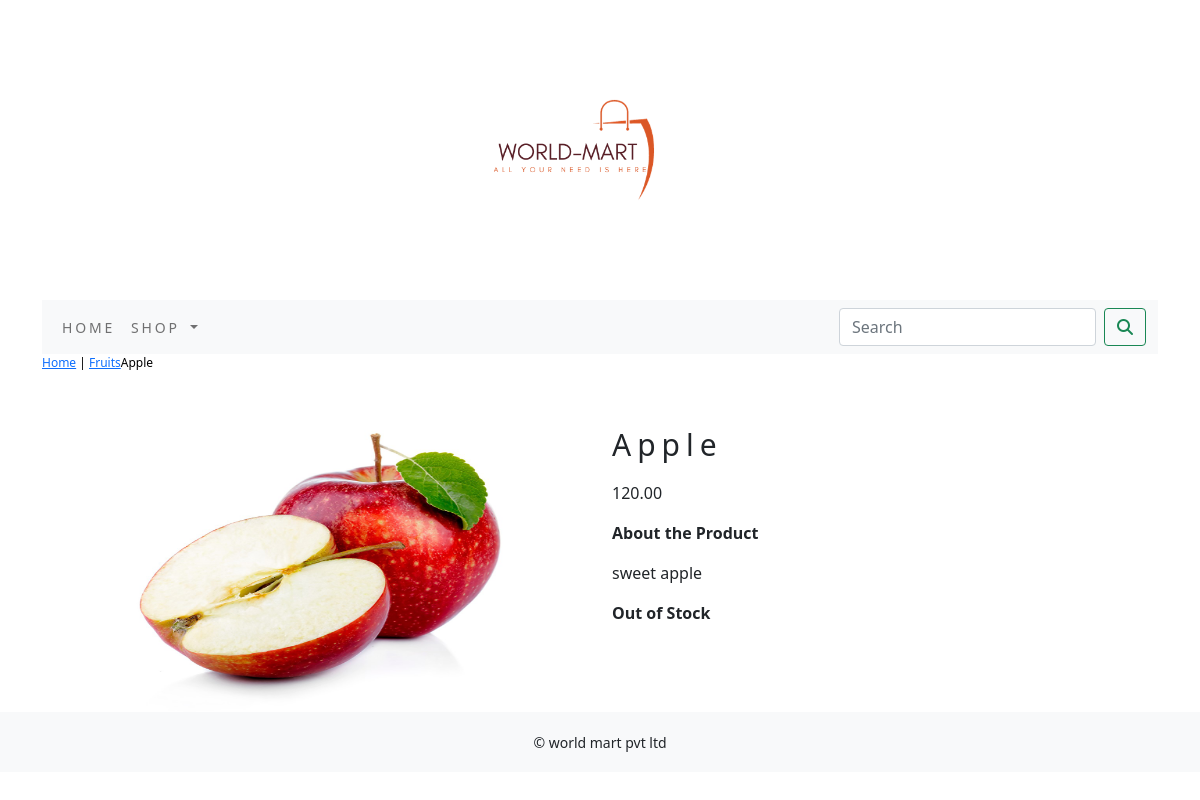
The app's page /smapp/fruits/apple/ with its own data.
### smapp/models.py (models this page shows, shortened)
class Product(models.Model):
    name = models.CharField(max_length=250,unique=True)
    slug = models.SlugField(max_length=250,unique=True)
    description = models.TextField(blank=True)
    price = models.DecimalField(max_digits=10,decimal_places=2)
    category = models.ForeignKey(Category,on_delete=models.CASCADE)
    image = models.ImageField(upload_to='product',blank=True)
    stock = models.IntegerField()
    available = models.BooleanField(default=True)
    created = models.DateTimeField(auto_now_add=True)
    updated = models.DateTimeField(auto_now=True)
    class Meta:
        ordering = ('name',)
        verbose_name = 'product'
        verbose_name_plural = 'products'

class Category(models.Model):
    name = models.CharField(max_length=250,unique=True)
    slug = models.SlugField(max_length=250,unique=True)
    description = models.TextField(blank=True)
    image = models.ImageField(upload_to='category',blank=True)
    class Meta:
        ordering = ('name',)
        verbose_name = 'category'
        verbose_name_plural = 'categories'
    def get_url(self):
        return reverse('smapp:products_by_category',args=[self.slug])
    def __str__(self):
        return '{}'.format(self.name)

### smapp/views.py (the view)
# urls.py: path('<slug:c_slug>/<slug:product_slug>/',views.proDetail,name='prodCatdetail'),
def proDetail(request,c_slug,product_slug):
    try:
        product=Product.objects.get(category__slug=c_slug,slug=product_slug)
    except Exception as e:
        raise e
    return render(request,'product.html',{'product':product})

### cart/context_processors.py (called while the page is built)
def counter(request):
    item_count=0
    if 'admin' in request.path:
        return {}
    else:
        try:
            cart = Cart.objects.filter(cart_id=_cart_id(request))
            cart_items=CartItem.objects.all().filter(cart=cart[:1])
            for cart_item in cart_items:
                item_count += cart_item.quantity
        except Cart.DoesNotExist:
            item_count=0
    return dict(item_counte=item_count)

### cart/views.py (called while the page is built)
def _cart_id(request):
    cart=request.session.session_key
    if not cart:
        cart=request.session.create()
    return cart

### smapp/context_processors.py (called while the page is built)
def menu_links(request):
    links=Category.objects.all()
    return dict(links=links)

### templates/product.html (shortened to what this page needs)
{% extends 'base.html' %}
{% load static %}
{% block content %}
<div class="row my_prod_row_class">
    <div class="mx_auto">
        <p><a href="{% url 'smapp:allProdCat' %}">Home</a> | <a href="{{product.category.get_url}}">{{product.category}}</a>{{product.name}}</p>
    </div>
</div>
<div class="container">
<br>
<div class="row">
    <div class="col-12 col-sm-12 col-md-12 col-lg-6 text-center">
        <div style="min-width:18rem">
            <img src="{{ product.image.url }}" alt="{{product.name}}" width="400px" height="300px">
        </div>
    </div>
    <div class="col-12 col-sm-12 col-md-12 col-lg-6">
        <div>
        <h1 class="my_prod_title">{{product.name}}</h1>
        <p>{{product.price}}</p>
        <p><b>About the Product</b></p>
        <p class="text-justify my_prod_text">{{product.description}}</p>
        {% if product.stock <= 0 %}
        <p class="text-justify my_prod_text"><b>Out of Stock</b></p>
        {% else %}
        <a  class="btn btn-secondary" href="{% url 'cart:add_cart' product.id %}">Add to Cart</a>
        {% endif %}
        </div>
    </div>
    </div>
</div>
{% endblock %}

### static/css/custom.css (style rules this page uses)
body { font-family: 'Roboto', sans-serif; }
.my_prod_row_class .mx_auto { color:#000; font-size:12px; text-decoration:none; }
.my_prod_title { font-size:30px; text_transform:uppercase; letter-spacing:.2em; padding-top:15px; padding-bottom:10px; }
.my_prod_text { padding-right:16px; }

### records on screen
Product: category "Fruits", name "Apple", image (picture), price "120.00", description "sweet apple"
